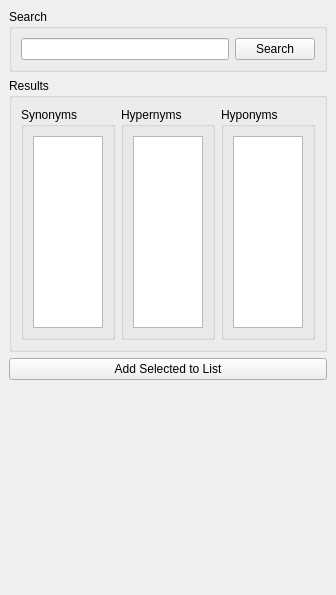
<?xml version="1.0" encoding="UTF-8"?>
<ui version="4.0">
 <class>wordnet_dockable</class>
 <widget class="QDockWidget" name="wordnet_dockable">
  <property name="geometry">
   <rect>
    <x>0</x>
    <y>0</y>
    <width>329</width>
    <height>595</height>
   </rect>
  </property>
  <property name="windowTitle">
   <string>WordNet</string>
  </property>
  <widget class="QWidget" name="dockWidgetContents">
   <layout class="QVBoxLayout" name="verticalLayout_2">
    <item>
     <widget class="QGroupBox" name="SearchTerm">
      <property name="title">
       <string>Search</string>
      </property>
      <layout class="QVBoxLayout" name="verticalLayout">
       <item>
        <layout class="QHBoxLayout" name="horizontalLayout">
         <item>
          <widget class="QLineEdit" name="search_lineEdit"/>
         </item>
         <item>
          <widget class="QPushButton" name="search_pushButton">
           <property name="text">
            <string>Search</string>
           </property>
          </widget>
         </item>
        </layout>
       </item>
      </layout>
     </widget>
    </item>
    <item>
     <widget class="QGroupBox" name="groupBox">
      <property name="title">
       <string>Results</string>
      </property>
      <layout class="QHBoxLayout" name="horizontalLayout_3">
       <item>
        <widget class="QGroupBox" name="groupBox_2">
         <property name="title">
          <string>Synonyms</string>
         </property>
         <layout class="QVBoxLayout" name="verticalLayout_3">
          <item>
           <widget class="QListWidget" name="synonyms_listWidget">
            <property name="selectionMode">
             <enum>QAbstractItemView::ExtendedSelection</enum>
            </property>
           </widget>
          </item>
         </layout>
        </widget>
       </item>
       <item>
        <widget class="QGroupBox" name="groupBox_3">
         <property name="title">
          <string>Hypernyms</string>
         </property>
         <layout class="QVBoxLayout" name="verticalLayout_4">
          <item>
           <widget class="QListWidget" name="hypernyms_listWidget">
            <property name="selectionMode">
             <enum>QAbstractItemView::ExtendedSelection</enum>
            </property>
           </widget>
          </item>
         </layout>
        </widget>
       </item>
       <item>
        <widget class="QGroupBox" name="groupBox_4">
         <property name="title">
          <string>Hyponyms</string>
         </property>
         <layout class="QVBoxLayout" name="verticalLayout_5">
          <item>
           <widget class="QListWidget" name="hyponyms_listWidget">
            <property name="selectionMode">
             <enum>QAbstractItemView::ExtendedSelection</enum>
            </property>
           </widget>
          </item>
         </layout>
        </widget>
       </item>
      </layout>
     </widget>
    </item>
    <item>
     <widget class="QPushButton" name="addtolist_pushButton">
      <property name="text">
       <string>Add Selected to List</string>
      </property>
     </widget>
    </item>
    <item>
     <spacer name="verticalSpacer">
      <property name="orientation">
       <enum>Qt::Vertical</enum>
      </property>
      <property name="sizeHint" stdset="0">
       <size>
        <width>20</width>
        <height>40</height>
       </size>
      </property>
     </spacer>
    </item>
   </layout>
  </widget>
 </widget>
 <resources/>
 <connections/>
</ui>
